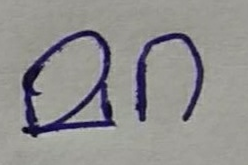
#> input picture Uploads/mara2.png, 248 x 165 px, found by its file name
$ python knn_predict.py Uploads/mara2.png
#> lines starting #> are read from the running program, lines starting #| are printed output that depends on the picture; after the words box and inside, x2 and y2 are one past the last pixel; in counts of white or black regions, pixels touching at a corner belong together
### line_segmentation.py
import cv2
import numpy as np

def segment(img):
    # Apply preprocessing steps, if required
    # For example, convert the image to grayscale and perform thresholding

    # Perform line segmentation
    height, width = img.shape
    lines = []
    start = 0
    for i in range(height):
        if np.sum(img[i, :]) == 255 * width:  # Check if the line is blank
            if i > start:
                line_img = img[start:i, :]
                lines.append(line_img)
            start = i + 1

    # Return the segmented lines
    return lines

### segmentation.py
import cv2
import sys
import numpy as np
from scipy import ndimage


def openImage(path):
    img = cv2.imread(path, cv2.IMREAD_GRAYSCALE)
    return img


# [4 lines left out: function showImage, not called in this run]


def find_connected(img, label, id, i, j, threshold, xmin, ymin, xmax, ymax):
    h, w = img.shape
    stack = [(i, j)]

    while stack:
        i, j = stack.pop()

        if img[i, j] < threshold or i >= h - 1 or j >= w - 1 or label[i, j] != 0:
            continue

        if j < xmin:
            xmin = j
        if j > xmax:
            xmax = j
        if i < ymin:
            ymin = i
        if i > ymax:
            ymax = i

        label[i, j] = id

        if i + 1 < h:
            stack.append((i + 1, j))
        if i + 1 < h and j + 1 < w:
            stack.append((i + 1, j + 1))
        if j + 1 < w:
            stack.append((i, j + 1))
        if i - 1 >= 0 and j + 1 < w:
            stack.append((i - 1, j + 1))
        if i - 1 >= 0:
            stack.append((i - 1, j))
        if i - 1 >= 0 and j - 1 >= 0:
            stack.append((i - 1, j - 1))
        if j - 1 >= 0:
            stack.append((i, j - 1))
        if i + 1 < h and j - 1 >= 0:
            stack.append((i + 1, j - 1))

    return label, xmin, ymin, xmax, ymax


def _main(img):
    try:
        height, width = img.shape
    except:
        print('exception occurred in segmentation.py')
        return None

    threshold = 127
    id = 0
    label = np.zeros((height, width))
    result = []

    for j in range(width):
        for i in range(height):
            if img[i, j] >= threshold and label[i, j] == 0:
                id += 1
                label, xmin, ymin, xmax, ymax = find_connected(img, label, id, i, j, threshold, width, height, -1, -1)
                crop_img = img[ymin:ymax, xmin:xmax]
                result.append(crop_img)

                img[ymin - 2:ymin - 1, xmin - 1:xmax + 1] = 100
                img[ymax + 1:ymax + 2, xmin - 1:xmax + 1] = 100
                img[ymin - 1:ymax + 1, xmin - 2:xmin - 1] = 100
                img[ymin - 1:ymax + 1, xmax + 1:xmax + 2] = 100

    return result


# [67 lines left out: functions main, boundingBoxes, not called in this run]


# main()  # Commented out to avoid running it during code execution

### knn_predict.py
import cv2
import segmentation as s
import numpy as np
import csv
import random
import math
import operator
import sys
import webbrowser
from scipy import ndimage
import skeletonize as ske
import line_segmentation as ls
from sklearn.neighbors import KNeighborsClassifier
import os


def openImage(path):
    img = cv2.imread(path, cv2.IMREAD_GRAYSCALE)
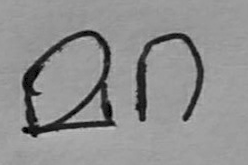
#> img: shape (165, 248); min 0, max 194, mean 143.9
    return img


def showImage(img1):
    cv2.imshow('image', img1)
    cv2.waitKey()
    cv2.destroyAllWindows()


def resize(img, x, y):
    height, width = img.shape
    try:
        res = cv2.resize(img, None, fx=x / width, fy=y / height, interpolation=cv2.INTER_CUBIC)
    except:
        return None
    return res


def euclideanDistance(instance1, instance2, length):
    distance = 0
    for x in range(length):
        distance += pow((instance1[x] - instance2[x]), 2)
    return math.sqrt(distance)


def getNeighbors(trainingSet, testInstance, k):
    distances = []
    length = len(testInstance) - 1
    for x in range(len(trainingSet)):
        dist = euclideanDistance(testInstance, trainingSet[x], length)
        distances.append((trainingSet[x], dist))
    distances.sort(key=operator.itemgetter(1))
    neighbors = []
    for x in range(k):
        neighbors.append(distances[x][0])
    return neighbors


def loadDataset(filename, split, trainingSet=[], testSet=[]):
    with open(filename, 'r') as csvfile:
        lines = csv.reader(csvfile)
        dataset = list(lines)
        for x in range(len(dataset) - 1):
            for y in range(28 * 28):
                dataset[x][y] = float(dataset[x][y])
            trainingSet.append(dataset[x])


def getResponse(neighbors):
    classVotes = {}
    for x in range(len(neighbors)):
        response = neighbors[x][-1]
        if response in classVotes:
            classVotes[response] += 1
        else:
            classVotes[response] = 1
    sortedVotes = sorted(classVotes.items(), key=operator.itemgetter(1), reverse=True)
    return sortedVotes[0][0]


def main():
    sys.setrecursionlimit(9999)
    from sklearn.neighbors import KNeighborsClassifier

    # img_name = 'C:/xampp/htdocs/TVAAKU-master/Uploads/mara2.png'
    # img = openImage(img_name)
    base_dir = "C:/xampp/htdocs/TVAAKU-master/"
    relative_path = sys.argv[1]
    img_name = os.path.join(base_dir, relative_path)
    img = openImage(img_name)

    img = cv2.threshold(img, 130, 255, cv2.THRESH_BINARY)[1]
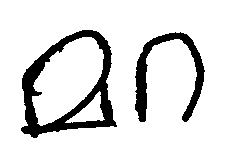
#> img: shape (165, 248); 88.4% white; 2 black regions, box (x1, y1, x2, y2) and area: (21, 30, 117, 138) 3087, (135, 32, 205, 122) 1668
    img = ndimage.median_filter(img, 3)
#> img: shape (165, 248); 88.4% white; 2 black regions, box (x1, y1, x2, y2) and area: (21, 30, 117, 138) 3088, (135, 33, 205, 122) 1666

    trainingSet = []
    testSet = []
    split = 0.99
    loadDataset('C:/xampp/htdocs/TVAAKU-master/dataset-1.csv', split, trainingSet, testSet)
#> (reads dataset-1.csv from the repository)

    predictions = []
    k = 3

    lines = ls.segment(img)
#> after the loop in segment, `for i in range(height):`: lines = 1 item
#> lines = 1 item
    for u in range(len(lines)):
        list_img = s._main(lines[u])
        for i in range(len(list_img)):
            h, w = list_img[i].shape
            if h + w <= 5:
                continue
            list_img[i] = resize(list_img[i], 28, 28)
            try:
                img = cv2.threshold(list_img[i], 130, 255, cv2.THRESH_BINARY)[1]
            except:
                print('')
            array = np.array(img)
            array = np.reshape(array, (1, np.product(array.shape)))

            knn = KNeighborsClassifier()

            trainingSet = np.array(trainingSet)

            length = len(trainingSet)
            X = trainingSet[0:length, 0:784]
            Y = trainingSet[0:length, 784]

            X = [[float(x) for x in rec] for rec in X]
            X = np.array(X)

            knn.fit(X, Y)
            print('predicted: ', knn.predict(array))
            g = knn.predict(array)
            print('Value:', g[0])

            with open('C:/xampp/htdocs/TVAAKU-master/dataaa.csv') as csvfile:
                readCSV = csv.reader(csvfile, delimiter=',')
                filee = open("C:/xampp/htdocs/TVAAKU-master/file.txt", "a")
                for row in readCSV:
                    if row[0] == g[0]:
                        nee = row[1]
                        filee.write(nee)
                        print('UNICODE Value:', nee)

                filee.close()
#> this loop made 1 pass
#| predicted:  ['ja']
#| Value: ja
#| UNICODE Value: &#x0D1C
#| predicted:  ['_eeh']
#| Value: _eeh
#| predicted:  ['_eeh']
#| Value: _eeh
#| predicted:  ['ma']
#| Value: ma
#| UNICODE Value: &#x0D2E
#> pass 1, in resize, `res = cv2.resize(img, None, fx=x / width, fy=y / height, interpolation..`:
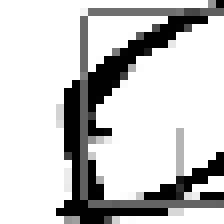
#> res: shape (28, 28) (shown 8 times larger); min 0, max 255, mean 200.8
#> pass 1, in resize (call 2), `res = cv2.resize(img, None, fx=x / width, fy=y / height, interpolation..`:
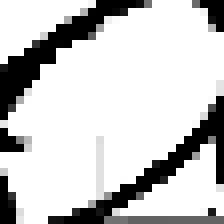
#> res: shape (28, 28) (shown 8 times larger); min 0, max 255, mean 201.3
#> pass 1, in resize (call 3), `res = cv2.resize(img, None, fx=x / width, fy=y / height, interpolation..`:
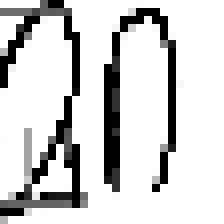
#> res: shape (28, 28) (shown 8 times larger); min 0, max 255, mean 208.6
#> pass 1, in resize (call 4), `res = cv2.resize(img, None, fx=x / width, fy=y / height, interpolation..`:
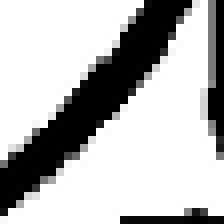
#> res: shape (28, 28) (shown 8 times larger); min 0, max 255, mean 183.7
#> after the loop:
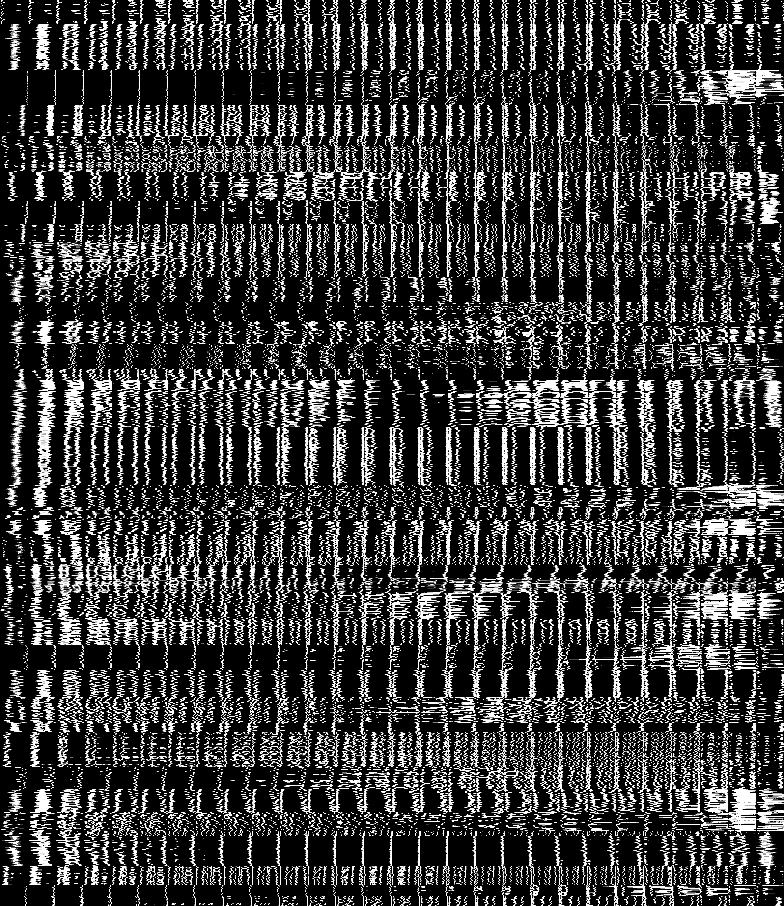
#> X: shape (906, 784) float64; min 0, max 255, mean 60

    webbrowser.open('http://127.0.0.1/TVAAKU-master/final.html')


main()
c = input('Press any key to quit: ')
